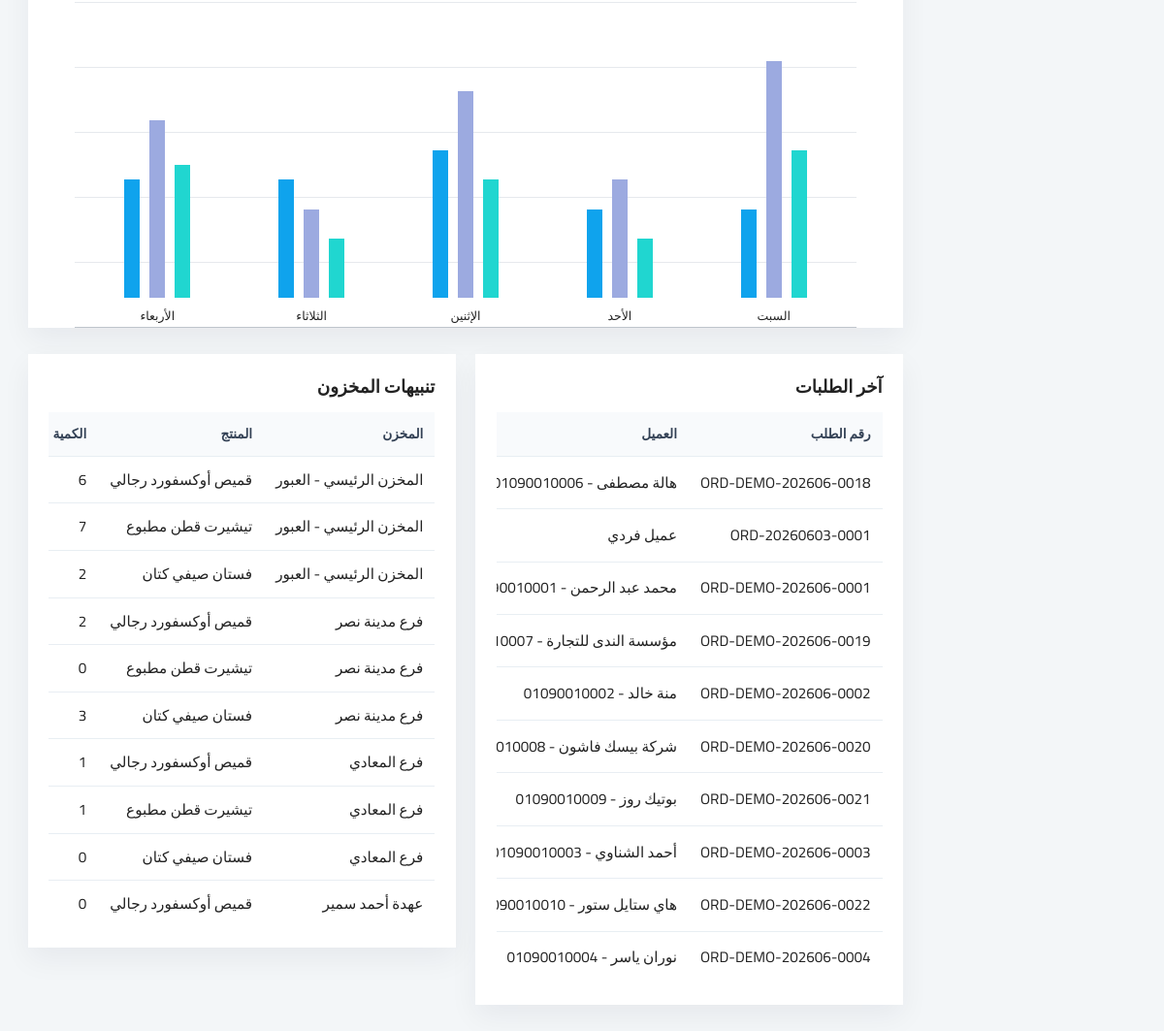
The page / (signed in, lower part) on the database as committed earlier.
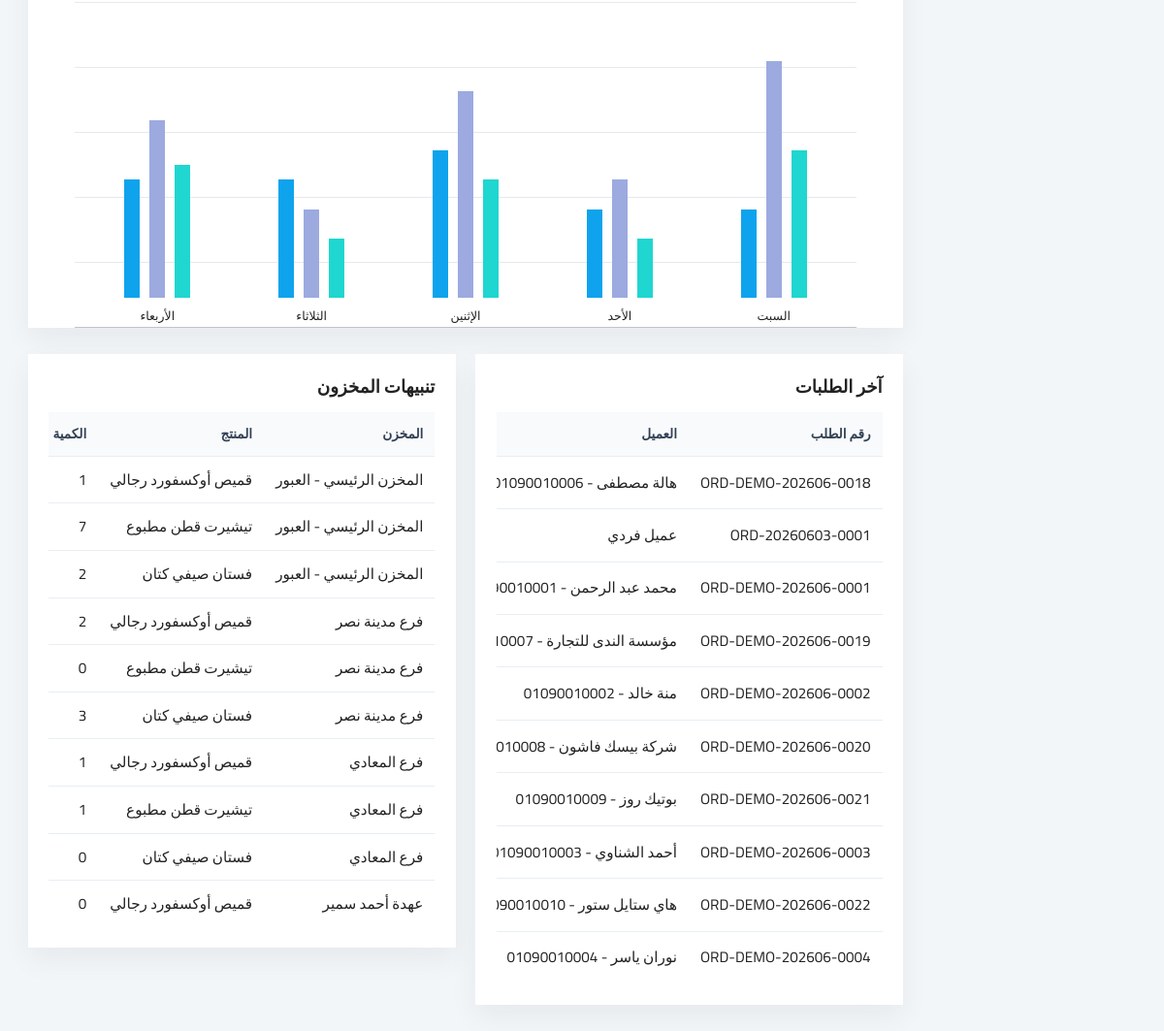
The same page on the database as committed later.
### inventory/models.py (models this page shows, shortened)
class Stock(models.Model):
    warehouse = models.ForeignKey(Warehouse, on_delete=models.CASCADE)
    variant = models.ForeignKey(ProductVariant, on_delete=models.CASCADE)
    quantity = models.IntegerField(default=0)
    min_quantity = models.IntegerField(default=0)
    class Meta:
        unique_together = ('warehouse', 'variant')
        indexes = [
            models.Index(fields=['warehouse', 'variant']),
            models.Index(fields=['quantity']),
        ]

class Warehouse(models.Model):
    TYPE_MAIN = 'main'
    TYPE_STORE = 'store'
    TYPE_REPRESENTATIVE = 'representative'
    WAREHOUSE_TYPE_CHOICES = [
        (TYPE_MAIN, 'مخزن رئيسي'),
        (TYPE_STORE, 'محل بيع'),
        (TYPE_REPRESENTATIVE, 'عهدة مندوب'),
    ]
    name = models.CharField(max_length=100, db_index=True)
    warehouse_type = models.CharField(max_length=20, choices=WAREHOUSE_TYPE_CHOICES, db_index=True)
    assigned_user = models.ForeignKey(
        settings.AUTH_USER_MODEL,
        on_delete=models.SET_NULL,
        null=True,
        blank=True,
        related_name='assigned_warehouses',
    )
    address = models.TextField(blank=True, null=True)
    is_active = models.BooleanField(default=True, db_index=True)
    def __str__(self):
        return self.name

### products/models.py (models this page shows, shortened)
class ProductVariant(models.Model):
    product = models.ForeignKey(Product, on_delete=models.CASCADE, related_name='variants')
    color = models.ForeignKey(Color, on_delete=models.SET_NULL, null=True)
    size = models.ForeignKey(Size, on_delete=models.SET_NULL, null=True)
    variant_sku = models.CharField(max_length=120, unique=True, db_index=True)
    barcode = models.CharField(max_length=120, blank=True, null=True, db_index=True)
    cost_price = models.DecimalField(max_digits=10, decimal_places=2, default=0)
    is_active = models.BooleanField(default=True, db_index=True)
    class Meta:
        indexes = [
            models.Index(fields=['variant_sku']),
            models.Index(fields=['barcode']),
            models.Index(fields=['is_active']),
        ]

class Product(models.Model):
    name = models.CharField(max_length=200, db_index=True)
    sku = models.CharField(max_length=100, unique=True, db_index=True)
    category = models.ForeignKey(Category, on_delete=models.SET_NULL, null=True)
    description = models.TextField(blank=True, null=True)
    material = models.CharField(max_length=100, blank=True, null=True)
    season = models.CharField(max_length=100, blank=True, null=True)
    retail_price = models.DecimalField(max_digits=10, decimal_places=2)
    wholesale_price = models.DecimalField(max_digits=10, decimal_places=2)
    image = models.ImageField(upload_to='products/', blank=True, null=True)
    is_active = models.BooleanField(default=True, db_index=True)
    created_at = models.DateTimeField(auto_now_add=True, db_index=True)
    class Meta:
        indexes = [
            models.Index(fields=['sku']),
            models.Index(fields=['name', 'is_active']),
            models.Index(fields=['created_at']),
        ]

### dashboard/views.py (the view, shortened to what this page needs)
# urls.py: path('', DashboardView.as_view(), name='index'),
class DashboardView(RoleRequiredMixin, TemplateView):
    allowed_roles = ('manager', 'sales', 'warehouse')
    def get_template_names(self):
        role = self.request.user.role
        if self.request.user.is_superuser or role == 'manager':
            return ['dashboard/manager.html']
        if role == 'warehouse':
            return ['dashboard/warehouse.html']
        return ['dashboard/sales.html']
    def get_context_data(self, **kwargs):
        context = super().get_context_data(**kwargs)
        today = timezone.localdate()
        user = self.request.user
        if user.is_superuser or user.role == 'manager':
            orders = Order.objects.filter(created_at__date=today).exclude(status__in=[Order.STATUS_CANCELLED, Order.STATUS_RETURNED])
            context.update({
                'today_sales': orders.aggregate(v=Sum('total'))['v'] or 0,
                'today_cost': orders.aggregate(v=Sum('total_cost'))['v'] or 0,
                'today_gross_profit': orders.aggregate(v=Sum('gross_profit'))['v'] or 0,
                'cash_balance': CashAccount.objects.filter(is_active=True).aggregate(v=Sum('balance'))['v'] or 0,
                'today_expenses': PaymentTransaction.objects.filter(
                    transaction_type=PaymentTransaction.TYPE_EXPENSE,
                    created_at__date=today,
                ).aggregate(v=Sum('amount'))['v'] or 0,
                'today_orders': orders.count(),
                'paid_total': orders.aggregate(v=Sum('paid_amount'))['v'] or 0,
                'remaining_total': orders.aggregate(v=Sum('remaining_amount'))['v'] or 0,
                'low_stocks': Stock.objects.select_related('warehouse', 'variant__product').filter(quantity__lte=F('min_quantity'))[:10],
                'latest_orders': Order.objects.select_related('customer', 'created_by').order_by('-created_at')[:10],
                'top_products': OrderItem.objects.values('variant__product__name').annotate(qty=Sum('quantity')).order_by('-qty')[:10],
                'employee_sales': Order.objects.values('created_by__username').annotate(total=Sum('total'), count=Count('id')).order_by('-total')[:10],
            })
        return context

### accounts/models.py (called while the page is built)
    @property
    def is_manager(self):
        return self.role == self.ROLE_MANAGER or self.is_superuser

### accounts/permissions.py (called while the page is built)
def has_role(user, *roles):
    if not user.is_authenticated:
        return False
    if user.is_superuser or getattr(user, 'role', None) == 'manager':
        return True
    return getattr(user, 'role', None) in roles

    def test_func(self):
        return has_role(self.request.user, *self.allowed_roles)

### customers/models.py (called while the page is built)
    def __str__(self):
        return f'{self.name} - {self.phone}'

### templates/dashboard/manager.html (shortened to what this page needs)
{% extends 'base.html' %}
{% block content %}
<div class="erp-dashboard">
    <div class="dashboard-grid">
        <section class="chart-card">
            <div class="bar-chart" aria-label="مخطط إحصائيات المبيعات">
                <div class="bar-group"><b style="height:50%"></b><b style="height:80%"></b><b style="height:30%"></b><span>السبت</span></div>
                <div class="bar-group"><b style="height:20%"></b><b style="height:40%"></b><b style="height:30%"></b><span>الأحد</span></div>
                <div class="bar-group"><b style="height:40%"></b><b style="height:70%"></b><b style="height:50%"></b><span>الإثنين</span></div>
                <div class="bar-group"><b style="height:20%"></b><b style="height:30%"></b><b style="height:40%"></b><span>الثلاثاء</span></div>
                <div class="bar-group"><b style="height:45%"></b><b style="height:60%"></b><b style="height:40%"></b><span>الأربعاء</span></div>
            </div>
        </section>
    </div>
    <div class="order-layout dashboard-tables">
        <section class="card">
            <h2>آخر الطلبات</h2>
            <div class="table-wrap">
                <table>
                    <thead><tr><th>رقم الطلب</th><th>العميل</th><th>الإجمالي</th><th>الحالة</th><th>المندوب</th></tr></thead>
                    <tbody>
                    {% for order in latest_orders %}
                        <tr><td>{{ order.order_number }}</td><td>{{ order.customer|default:'عميل فردي' }}</td></tr>
                    {% empty %}
                        <tr><td colspan="5">لا توجد طلبات حديثة</td></tr>
                    {% endfor %}
                    </tbody>
                </table>
            </div>
        </section>
        <section class="card">
            <h2>تنبيهات المخزون</h2>
            <div class="table-wrap">
                <table>
                    <thead><tr><th>المخزن</th><th>المنتج</th><th>الكمية</th><th>الحد الأدنى</th></tr></thead>
                    <tbody>
                    {% for stock in low_stocks %}
                        <tr><td>{{ stock.warehouse }}</td><td>{{ stock.variant.product.name }}</td><td>{{ stock.quantity }}</td><td>{{ stock.min_quantity }}</td></tr>
                    {% empty %}
                        <tr><td colspan="4">لا توجد تنبيهات مخزون</td></tr>
                    {% endfor %}
                    </tbody>
                </table>
            </div>
        </section>
    </div>
</div>
{% endblock %}

Rows that differ between the two databases and show on the page:
changed Stock (number 1 of 10 on the later page): quantity "6" → "1"
